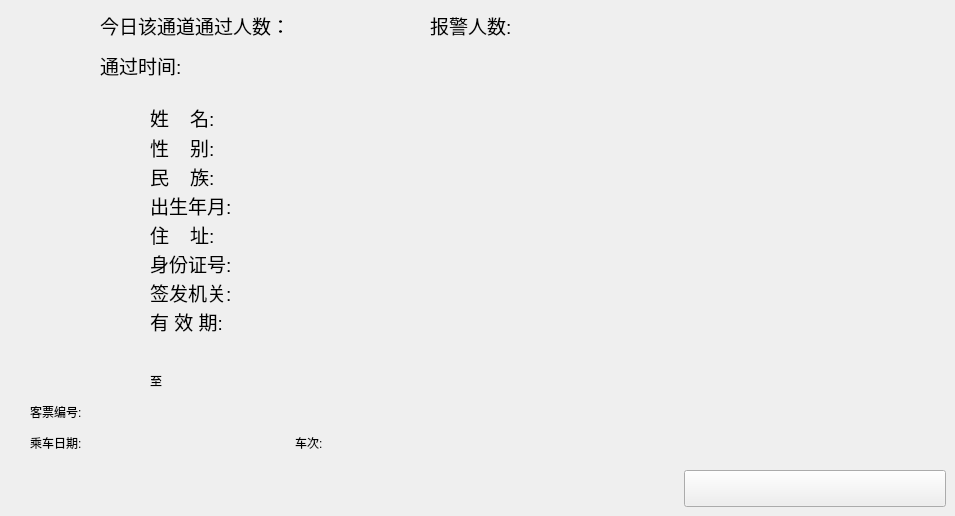
    <widget class="QWidget" name="page1">
     <widget class="QLabel" name="label_idcardusetime_3">
      <property name="geometry">
       <rect>
        <x>250</x>
        <y>311</y>
        <width>401</width>
        <height>21</height>
       </rect>
      </property>
      <property name="font">
       <font>
        <pointsize>14</pointsize>
       </font>
      </property>
      <property name="styleSheet">
       <string notr="true">border:0px </string>
      </property>
      <property name="text">
       <string/>
      </property>
     </widget>
     <widget class="QLabel" name="label_27">
      <property name="geometry">
       <rect>
        <x>150</x>
        <y>107</y>
        <width>91</width>
        <height>21</height>
       </rect>
      </property>
      <property name="font">
       <font>
        <pointsize>14</pointsize>
       </font>
      </property>
      <property name="styleSheet">
       <string notr="true">border:0px</string>
      </property>
      <property name="lineWidth">
       <number>0</number>
      </property>
      <property name="text">
       <string>姓    名:</string>
      </property>
     </widget>
     <widget class="QLabel" name="label_28">
      <property name="geometry">
       <rect>
        <x>150</x>
        <y>311</y>
        <width>91</width>
        <height>21</height>
       </rect>
      </property>
      <property name="font">
       <font>
        <pointsize>14</pointsize>
       </font>
      </property>
      <property name="styleSheet">
       <string notr="true">border:0px</string>
      </property>
      <property name="lineWidth">
       <number>0</number>
      </property>
      <property name="text">
       <string>有 效 期:</string>
      </property>
     </widget>
     <widget class="QLabel" name="label_29">
      <property name="geometry">
       <rect>
        <x>150</x>
        <y>253</y>
        <width>91</width>
        <height>21</height>
       </rect>
      </property>
      <property name="font">
       <font>
        <pointsize>14</pointsize>
       </font>
      </property>
      <property name="styleSheet">
       <string notr="true">border:0px</string>
      </property>
      <property name="lineWidth">
       <number>0</number>
      </property>
      <property name="text">
       <string>身份证号:</string>
      </property>
     </widget>
     <widget class="QLabel" name="label_30">
      <property name="geometry">
       <rect>
        <x>150</x>
        <y>282</y>
        <width>91</width>
        <height>21</height>
       </rect>
      </property>
      <property name="font">
       <font>
        <pointsize>14</pointsize>
       </font>
      </property>
      <property name="styleSheet">
       <string notr="true">border:0px</string>
      </property>
      <property name="lineWidth">
       <number>0</number>
      </property>
      <property name="text">
       <string>签发机关:</string>
      </property>
     </widget>
     <widget class="QLabel" name="label_31">
      <property name="geometry">
       <rect>
        <x>150</x>
        <y>166</y>
        <width>91</width>
        <height>21</height>
       </rect>
      </property>
      <property name="font">
       <font>
        <pointsize>14</pointsize>
       </font>
      </property>
      <property name="styleSheet">
       <string notr="true">border:0px</string>
      </property>
      <property name="lineWidth">
       <number>0</number>
      </property>
      <property name="text">
       <string>民    族:</string>
      </property>
     </widget>
     <widget class="QLabel" name="label_idcardsex_3">
      <property name="geometry">
       <rect>
        <x>250</x>
        <y>137</y>
        <width>201</width>
        <height>21</height>
       </rect>
      </property>
      <property name="font">
       <font>
        <pointsize>14</pointsize>
       </font>
      </property>
      <property name="styleSheet">
       <string notr="true">border:0px </string>
      </property>
      <property name="text">
       <string/>
      </property>
     </widget>
     <widget class="QLabel" name="label_idcarddepart_3">
      <property name="geometry">
       <rect>
        <x>250</x>
        <y>282</y>
        <width>401</width>
        <height>21</height>
       </rect>
      </property>
      <property name="font">
       <font>
        <pointsize>14</pointsize>
       </font>
      </property>
      <property name="styleSheet">
       <string notr="true">border:0px </string>
      </property>
      <property name="text">
       <string/>
      </property>
     </widget>
     <widget class="QLabel" name="label_idcardaddress_3">
      <property name="geometry">
       <rect>
        <x>250</x>
        <y>224</y>
        <width>471</width>
        <height>21</height>
       </rect>
      </property>
      <property name="font">
       <font>
        <pointsize>14</pointsize>
       </font>
      </property>
      <property name="styleSheet">
       <string notr="true">border:0px </string>
      </property>
      <property name="text">
       <string/>
      </property>
     </widget>
     <widget class="QLabel" name="label_idcardnum_3">
      <property name="geometry">
       <rect>
        <x>250</x>
        <y>253</y>
        <width>391</width>
        <height>21</height>
       </rect>
      </property>
      <property name="font">
       <font>
        <pointsize>14</pointsize>
       </font>
      </property>
      <property name="styleSheet">
       <string notr="true">border:0px </string>
      </property>
      <property name="text">
       <string/>
      </property>
     </widget>
     <widget class="QLabel" name="label_idcardnation_3">
      <property name="geometry">
       <rect>
        <x>250</x>
        <y>166</y>
        <width>201</width>
        <height>21</height>
       </rect>
      </property>
      <property name="font">
       <font>
        <pointsize>14</pointsize>
       </font>
      </property>
      <property name="styleSheet">
       <string notr="true">border:0px </string>
      </property>
      <property name="text">
       <string/>
      </property>
     </widget>
     <widget class="QLabel" name="label_32">
      <property name="geometry">
       <rect>
        <x>150</x>
        <y>224</y>
        <width>91</width>
        <height>21</height>
       </rect>
      </property>
      <property name="font">
       <font>
        <pointsize>14</pointsize>
       </font>
      </property>
      <property name="styleSheet">
       <string notr="true">border:0px</string>
      </property>
      <property name="lineWidth">
       <number>0</number>
      </property>
      <property name="text">
       <string>住    址:</string>
      </property>
     </widget>
     <widget class="QLabel" name="label_idcardpic_3">
      <property name="geometry">
       <rect>
        <x>30</x>
        <y>110</y>
        <width>102</width>
        <height>126</height>
       </rect>
      </property>
      <property name="text">
       <string/>
      </property>
     </widget>
     <widget class="QLabel" name="label_idcardbirthday_3">
      <property name="geometry">
       <rect>
        <x>250</x>
        <y>195</y>
        <width>201</width>
        <height>21</height>
       </rect>
      </property>
      <property name="font">
       <font>
        <pointsize>14</pointsize>
       </font>
      </property>
      <property name="styleSheet">
       <string notr="true">border:0px </string>
      </property>
      <property name="text">
       <string/>
      </property>
     </widget>
     <widget class="QLabel" name="label_idcardname_3">
      <property name="geometry">
       <rect>
        <x>250</x>
        <y>107</y>
        <width>201</width>
        <height>21</height>
       </rect>
      </property>
      <property name="font">
       <font>
        <pointsize>14</pointsize>
       </font>
      </property>
      <property name="styleSheet">
       <string notr="true">border:0px </string>
      </property>
      <property name="text">
       <string/>
      </property>
     </widget>
     <widget class="QLabel" name="label_33">
      <property name="geometry">
       <rect>
        <x>150</x>
        <y>137</y>
        <width>91</width>
        <height>21</height>
       </rect>
      </property>
      <property name="font">
       <font>
        <pointsize>14</pointsize>
       </font>
      </property>
      <property name="styleSheet">
       <string notr="true">border:0px</string>
      </property>
      <property name="lineWidth">
       <number>0</number>
      </property>
      <property name="text">
       <string>性    别:</string>
      </property>
     </widget>
     <widget class="QLabel" name="label_34">
      <property name="geometry">
       <rect>
        <x>150</x>
        <y>195</y>
        <width>91</width>
        <height>21</height>
       </rect>
      </property>
      <property name="font">
       <font>
        <pointsize>14</pointsize>
       </font>
      </property>
      <property name="styleSheet">
       <string notr="true">border:0px</string>
      </property>
      <property name="lineWidth">
       <number>0</number>
      </property>
      <property name="text">
       <string>出生年月:</string>
      </property>
     </widget>
     <widget class="QLabel" name="label_acrossnum_3">
      <property name="geometry">
       <rect>
        <x>290</x>
        <y>10</y>
        <width>91</width>
        <height>31</height>
       </rect>
      </property>
      <property name="font">
       <font>
        <pointsize>14</pointsize>
       </font>
      </property>
      <property name="styleSheet">
       <string notr="true">border:0px </string>
      </property>
      <property name="text">
       <string/>
      </property>
     </widget>
     <widget class="QLabel" name="label_35">
      <property name="geometry">
       <rect>
        <x>430</x>
        <y>10</y>
        <width>91</width>
        <height>31</height>
       </rect>
      </property>
      <property name="font">
       <font>
        <pointsize>14</pointsize>
       </font>
      </property>
      <property name="styleSheet">
       <string notr="true">border:0px</string>
      </property>
      <property name="lineWidth">
       <number>0</number>
      </property>
      <property name="text">
       <string>报警人数:</string>
      </property>
     </widget>
     <widget class="QLabel" name="label_36">
      <property name="geometry">
       <rect>
        <x>100</x>
        <y>10</y>
        <width>201</width>
        <height>31</height>
       </rect>
      </property>
      <property name="font">
       <font>
        <pointsize>14</pointsize>
       </font>
      </property>
      <property name="styleSheet">
       <string notr="true">border:0px</string>
      </property>
      <property name="lineWidth">
       <number>0</number>
      </property>
      <property name="text">
       <string>今日该通道通过人数：</string>
      </property>
     </widget>
     <widget class="QLabel" name="label_warnnum_3">
      <property name="geometry">
       <rect>
        <x>520</x>
        <y>10</y>
        <width>91</width>
        <height>31</height>
       </rect>
      </property>
      <property name="font">
       <font>
        <pointsize>14</pointsize>
       </font>
      </property>
      <property name="styleSheet">
       <string notr="true">border:0px </string>
      </property>
      <property name="text">
       <string/>
      </property>
     </widget>
     <widget class="QLabel" name="label_37">
      <property name="geometry">
       <rect>
        <x>100</x>
        <y>50</y>
        <width>91</width>
        <height>31</height>
       </rect>
      </property>
      <property name="font">
       <font>
        <pointsize>14</pointsize>
       </font>
      </property>
      <property name="styleSheet">
       <string notr="true">border:0px</string>
      </property>
      <property name="lineWidth">
       <number>0</number>
      </property>
      <property name="text">
       <string>通过时间:</string>
      </property>
     </widget>
     <widget class="QLabel" name="label_acrosstime_3">
      <property name="geometry">
       <rect>
        <x>190</x>
        <y>50</y>
        <width>171</width>
        <height>31</height>
       </rect>
      </property>
      <property name="font">
       <font>
        <pointsize>14</pointsize>
       </font>
      </property>
      <property name="styleSheet">
       <string notr="true">border:0px </string>
      </property>
      <property name="text">
       <string/>
      </property>
     </widget>
     <widget class="QLabel" name="label_picchannel_3">
      <property name="geometry">
       <rect>
        <x>30</x>
        <y>20</y>
        <width>54</width>
        <height>52</height>
       </rect>
      </property>
      <property name="text">
       <string/>
      </property>
     </widget>
     <widget class="QLabel" name="label_station_start">
      <property name="geometry">
       <rect>
        <x>30</x>
        <y>370</y>
        <width>100</width>
        <height>21</height>
       </rect>
      </property>
      <property name="text">
       <string/>
      </property>
     </widget>
     <widget class="QLabel" name="label_zhi">
      <property name="geometry">
       <rect>
        <x>150</x>
        <y>370</y>
        <width>50</width>
        <height>21</height>
       </rect>
      </property>
      <property name="text">
       <string>至</string>
      </property>
     </widget>
     <widget class="QLabel" name="label_station_end">
      <property name="geometry">
       <rect>
        <x>225</x>
        <y>370</y>
        <width>100</width>
        <height>21</height>
       </rect>
      </property>
      <property name="text">
       <string/>
      </property>
     </widget>
     <widget class="QLabel" name="label">
      <property name="geometry">
       <rect>
        <x>30</x>
        <y>401</y>
        <width>80</width>
        <height>21</height>
       </rect>
      </property>
      <property name="text">
       <string>客票编号:</string>
      </property>
      <property name="alignment">
       <set>Qt::AlignLeading|Qt::AlignLeft|Qt::AlignVCenter</set>
      </property>
     </widget>
     <widget class="QLabel" name="label_ticket_num">
      <property name="geometry">
       <rect>
        <x>130</x>
        <y>401</y>
        <width>150</width>
        <height>21</height>
       </rect>
      </property>
      <property name="text">
       <string/>
      </property>
     </widget>
     <widget class="QLabel" name="label_4">
      <property name="geometry">
       <rect>
        <x>30</x>
        <y>432</y>
        <width>80</width>
        <height>21</height>
       </rect>
      </property>
      <property name="text">
       <string>乘车日期:</string>
      </property>
     </widget>
     <widget class="QLabel" name="label_ticket_date">
      <property name="geometry">
       <rect>
        <x>130</x>
        <y>432</y>
        <width>150</width>
        <height>21</height>
       </rect>
      </property>
      <property name="text">
       <string/>
      </property>
     </widget>
     <widget class="QLabel" name="label_39">
      <property name="geometry">
       <rect>
        <x>295</x>
        <y>432</y>
        <width>70</width>
        <height>21</height>
       </rect>
      </property>
      <property name="text">
       <string>车次:</string>
      </property>
     </widget>
     <widget class="QLabel" name="label_ticket_index">
      <property name="geometry">
       <rect>
        <x>380</x>
        <y>432</y>
        <width>150</width>
        <height>21</height>
       </rect>
      </property>
      <property name="text">
       <string/>
      </property>
     </widget>
     <widget class="QToolButton" name="toolButton_search">
      <property name="geometry">
       <rect>
        <x>684</x>
        <y>470</y>
        <width>262</width>
        <height>37</height>
       </rect>
      </property>
      <property name="text">
       <string/>
      </property>
     </widget>
     <widget class="QLabel" name="label_warn_alise_1">
      <property name="geometry">
       <rect>
        <x>455</x>
        <y>159</y>
        <width>168</width>
        <height>168</height>
       </rect>
      </property>
      <property name="text">
       <string/>
      </property>
     </widget>
    </widget>
